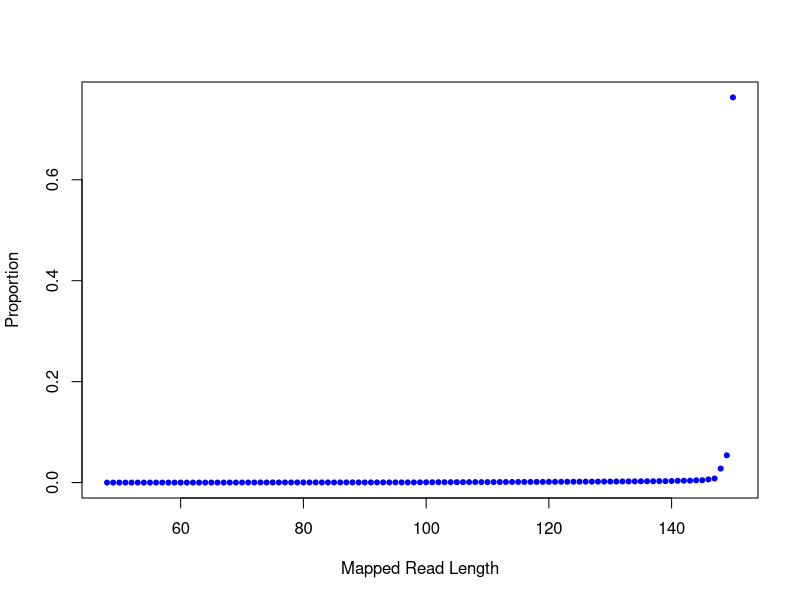

Source code (R):
png("/rds/user/is460/hpc-work/muscle-rnaseq/ezbamqc/output/figs/srpk3_wt_ttnb_het_9.readlen_profile.png",width=500,height=500,units="px")
readlen_val=c(48,49,50,51,52,53,54,55,56,57,58,59,60,61,62,63,64,65,66,67,68,69,70,71,72,73,74,75,76,77,78,79,80,81,82,83,84,85,86,87,88,89,90,91,92,93,94,95,96,97,98,99,100,101,102,103,104,105,106,107,108,109,110,111,112,113,114,115,116,117,118,119,120,121,122,123,124,125,126,127,128,129,130,131,132,133,134,135,136,137,138,139,140,141,142,143,144,145,146,147,148,149,150)
readlen_count=c(121,186,361,559,767,1121,1212,1491,1787,2010,2463,2658,2968,3174,3546,3878,4179,4486,5254,6039,6862,7718,9825,10654,11226,12800,12308,12870,13807,15085,14042,14742,15075,15741,15522,15904,16335,16408,16784,17240,17350,17722,17368,17929,18560,18245,18291,18452,18771,19256,19668,26403,31072,32241,35004,36663,39735,40377,42951,44044,46643,48593,50301,52174,54188,56781,59017,63475,63805,65502,68086,70216,72973,75545,78219,80504,83497,86305,89591,92610,96701,101263,101591,105661,110185,112240,118368,122419,127604,129632,138820,141133,152103,167859,183353,188765,220716,227727,306158,392536,1343301,2620617,36984699)
plot(readlen_val,(readlen_count/48462306),pch=20,xlab="Mapped Read Length",ylab="Proportion",col="blue")
dev.state=dev.off()
